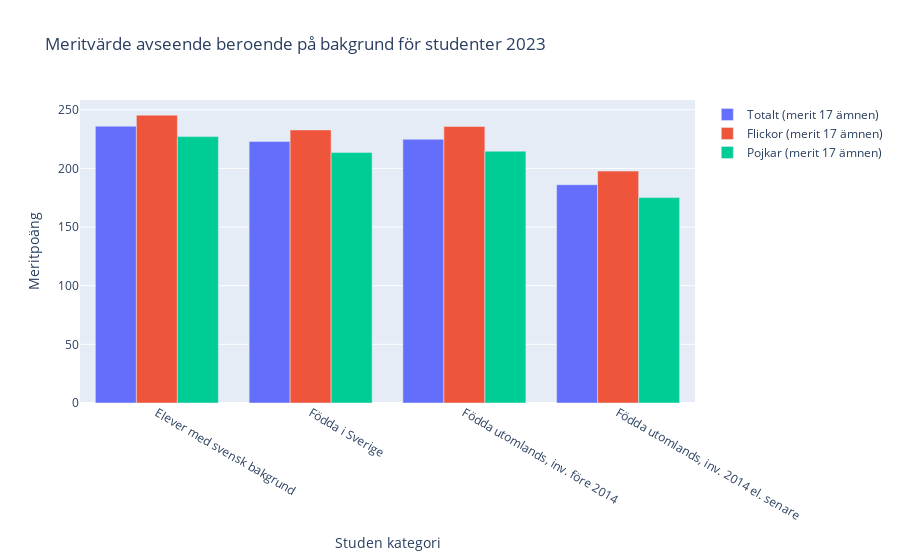

The notebook cell saved with this chart:
### Markdown cell above
#### Meritvärde med avseende på bakgrund hos föräldrar/vårdnashavare

### Code cell
df_data4=pd.DataFrame()
df_data4 = df_tabell1B[df_tabell1B['Läsår\nHuvudman\nBakgrund'].isin(['Elever med svensk bakgrund','Födda i Sverige','Födda utomlands, inv. före 2014','Födda utomlands, inv. 2014 el. senare'])].copy()
df_data4.rename(columns={'Läsår\nHuvudman\nBakgrund':'Huvudman'}, inplace = True)

fig4 = px.bar(df_data4, x='Huvudman', y=['Totalt (merit 17 ämnen)', 'Flickor (merit 17 ämnen)', 'Pojkar (merit 17 ämnen)' ], 
               title="Meritvärde avseende beroende på bakgrund för studenter 2023",
               barmode='group',
              labels={'Huvudman': 'Studen kategori', 'value':'Meritpoäng', 'Elever med svensk bakgrund':'Svensk bakgrund','Totalt (merit 17 ämnen)':'Totalt','Flickor (underkända)':'Flickor %','Pojkar (underkända)':'Pojkar %'},
              
              hover_data={'Huvudman': True, 'value': ':.f'})
fig4.update_legends(title='')

fig4.show()
fig4.write_html("images/meritpoäng_föräldrar_bakgrund.html")

### Figure 1 — Plotly figure (JSON) as saved in the notebook; plotly's stock layout.template omitted (floating-point values rounded to 4 significant figures)
{"data": [{"alignmentgroup": "True", "hovertemplate": "variable=Totalt (merit 17 ämnen)<br>Studen kategori=%{x}<br>Meritpoäng=%{y:.f}<extra></extra>", "legendgroup": "Totalt (merit 17 ämnen)", "marker": {"color": "#636efa", "pattern": {"shape": ""}}, "name": "Totalt (merit 17 ämnen)", "offsetgroup": "Totalt (merit 17 ämnen)", "orientation": "v", "showlegend": true, "textposition": "auto", "type": "bar", "x": ["Elever med svensk bakgrund", "Födda i Sverige", "Födda utomlands, inv. före 2014", "Födda utomlands, inv. 2014 el. senare"], "xaxis": "x", "y": [236, 223, 224.8, 186.1], "yaxis": "y"}, {"alignmentgroup": "True", "hovertemplate": "variable=Flickor (merit 17 ämnen)<br>Studen kategori=%{x}<br>Meritpoäng=%{y:.f}<extra></extra>", "legendgroup": "Flickor (merit 17 ämnen)", "marker": {"color": "#EF553B", "pattern": {"shape": ""}}, "name": "Flickor (merit 17 ämnen)", "offsetgroup": "Flickor (merit 17 ämnen)", "orientation": "v", "showlegend": true, "textposition": "auto", "type": "bar", "x": ["Elever med svensk bakgrund", "Födda i Sverige", "Födda utomlands, inv. före 2014", "Födda utomlands, inv. 2014 el. senare"], "xaxis": "x", "y": [245.4, 232.8, 235.8, 197.7], "yaxis": "y"}, {"alignmentgroup": "True", "hovertemplate": "variable=Pojkar (merit 17 ämnen)<br>Studen kategori=%{x}<br>Meritpoäng=%{y:.f}<extra></extra>", "legendgroup": "Pojkar (merit 17 ämnen)", "marker": {"color": "#00cc96", "pattern": {"shape": ""}}, "name": "Pojkar (merit 17 ämnen)", "offsetgroup": "Pojkar (merit 17 ämnen)", "orientation": "v", "showlegend": true, "textposition": "auto", "type": "bar", "x": ["Elever med svensk bakgrund", "Födda i Sverige", "Födda utomlands, inv. före 2014", "Födda utomlands, inv. 2014 el. senare"], "xaxis": "x", "y": [227.1, 213.5, 214.7, 175.1], "yaxis": "y"}], "layout": {"barmode": "group", "legend": {"title": {"text": ""}, "tracegroupgap": 0}, "title": {"text": "Meritvärde avseende beroende på bakgrund för studenter 2023"}, "xaxis": {"anchor": "y", "domain": [0, 1], "title": {"text": "Studen kategori"}}, "yaxis": {"anchor": "x", "domain": [0, 1], "title": {"text": "Meritpoäng"}}}}
